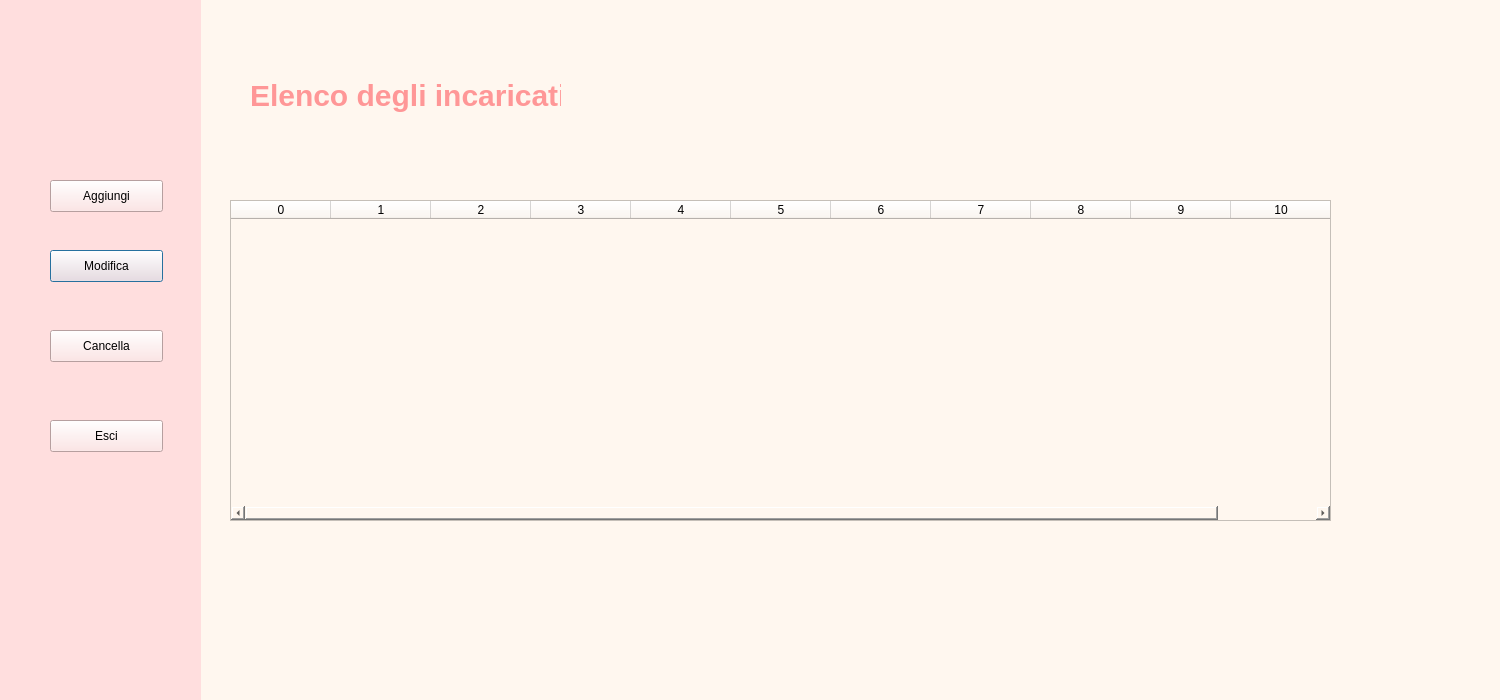
<?xml version="1.0" encoding="UTF-8"?>
<ui version="4.0">
 <class>Dialog</class>
 <widget class="QDialog" name="Dialog">
  <property name="geometry">
   <rect>
    <x>0</x>
    <y>0</y>
    <width>1500</width>
    <height>700</height>
   </rect>
  </property>
  <property name="windowTitle">
   <string>Dialog</string>
  </property>
  <property name="styleSheet">
   <string notr="true">
background-color: rgb(238, 238, 238);
background-color: rgb(255, 247, 239);</string>
  </property>
  <widget class="QWidget" name="widget" native="true">
   <property name="geometry">
    <rect>
     <x>0</x>
     <y>0</y>
     <width>201</width>
     <height>851</height>
    </rect>
   </property>
   <property name="styleSheet">
    <string notr="true">
background-color: rgb(255, 222, 222);</string>
   </property>
   <widget class="QPushButton" name="btnModifica">
    <property name="geometry">
     <rect>
      <x>50</x>
      <y>250</y>
      <width>113</width>
      <height>32</height>
     </rect>
    </property>
    <property name="text">
     <string>Modifica</string>
    </property>
   </widget>
   <widget class="QPushButton" name="btnCancella">
    <property name="geometry">
     <rect>
      <x>50</x>
      <y>330</y>
      <width>113</width>
      <height>32</height>
     </rect>
    </property>
    <property name="text">
     <string>Cancella</string>
    </property>
   </widget>
   <widget class="QPushButton" name="btnEsci">
    <property name="geometry">
     <rect>
      <x>50</x>
      <y>420</y>
      <width>113</width>
      <height>32</height>
     </rect>
    </property>
    <property name="text">
     <string>Esci</string>
    </property>
   </widget>
   <widget class="QPushButton" name="btnAggiungi">
    <property name="geometry">
     <rect>
      <x>50</x>
      <y>180</y>
      <width>113</width>
      <height>32</height>
     </rect>
    </property>
    <property name="text">
     <string>Aggiungi</string>
    </property>
   </widget>
  </widget>
  <widget class="QLabel" name="label">
   <property name="geometry">
    <rect>
     <x>250</x>
     <y>50</y>
     <width>311</width>
     <height>91</height>
    </rect>
   </property>
   <property name="styleSheet">
    <string notr="true">font-size: 30px;
font: bold;
color: rgb(255, 222, 222);
color: rgb(255, 151, 151);</string>
   </property>
   <property name="text">
    <string>Elenco degli incaricati</string>
   </property>
  </widget>
  <widget class="QTableWidget" name="tableWidget">
   <property name="geometry">
    <rect>
     <x>230</x>
     <y>200</y>
     <width>1101</width>
     <height>321</height>
    </rect>
   </property>
   <column>
    <property name="text">
     <string>0</string>
    </property>
   </column>
   <column>
    <property name="text">
     <string>1</string>
    </property>
   </column>
   <column>
    <property name="text">
     <string>2</string>
    </property>
   </column>
   <column>
    <property name="text">
     <string>3</string>
    </property>
   </column>
   <column>
    <property name="text">
     <string>4</string>
    </property>
   </column>
   <column>
    <property name="text">
     <string>5</string>
    </property>
   </column>
   <column>
    <property name="text">
     <string>6</string>
    </property>
   </column>
   <column>
    <property name="text">
     <string>7</string>
    </property>
   </column>
   <column>
    <property name="text">
     <string>8</string>
    </property>
   </column>
   <column>
    <property name="text">
     <string>9</string>
    </property>
   </column>
   <column>
    <property name="text">
     <string>10</string>
    </property>
   </column>
  </widget>
 </widget>
 <resources/>
 <connections/>
</ui>
